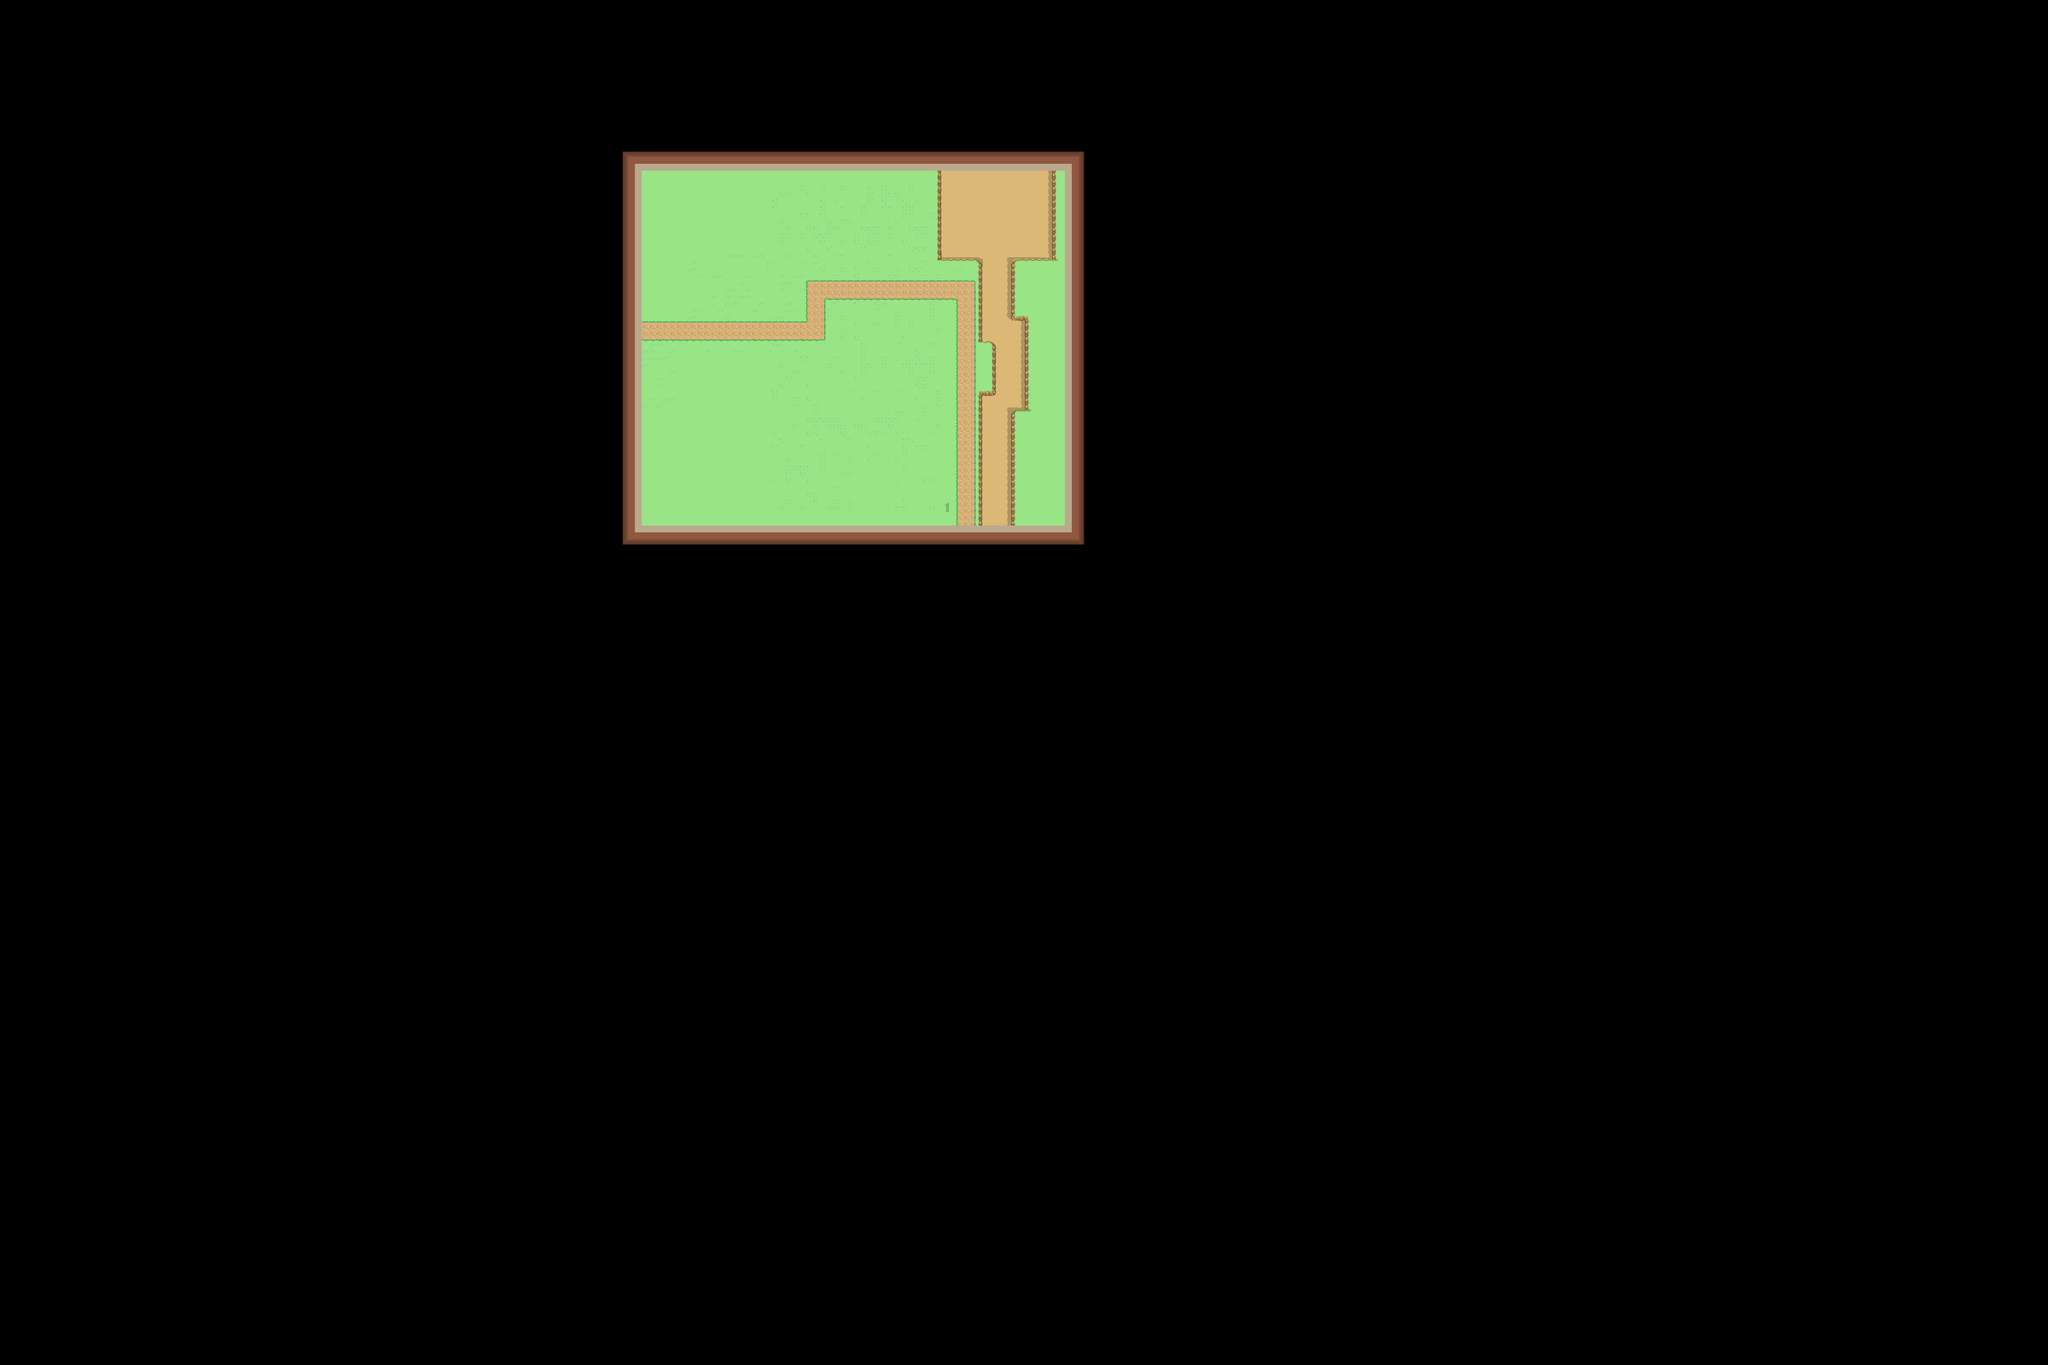

The image is a tile-based game level rendered from a .tmx file. Its description and source (layers, tilesets, objects; grid data summarised) follow:
An orthogonal 300x200 tile map with 16x16 px tiles, 8 tile layers (Riverbed, Groud, Flower, Ground fix, ...), 1 hidden layer not drawn, 10 tilesets and 212 objects.

<map version="1.10" tiledversion="1.10.2" orientation="orthogonal" renderorder="right-down" width="300" height="200" tilewidth="16" tileheight="16" infinite="0" nextlayerid="14" nextobjectid="923">
 <tileset firstgid="1" source="../Tilesets/Tileset_Ground.tsx" />
 <tileset firstgid="2521" source="../Tilesets/Tileset_Shadow.tsx" />
 <tileset firstgid="2581" source="../Tilesets/Tileset_Road.tsx" />
 <tileset firstgid="3589" source="../Tilesets/Tileset_Ground(Free).tsx" />
 <tileset firstgid="5935" source="../Tilesets/Tileset_RockSlopes.tsx" />
 <tileset firstgid="6243" source="../Tilesets/Object_Tree_With_Large_Colliders.tsx" />
 <tileset firstgid="6248" source="../Tilesets/Objects_Trees_New.tsx" />
 <tileset firstgid="6286" source="../Tilesets/Objects_Tree_Without_Colliders.tsx" />
 <tileset firstgid="6291" source="../Tilesets/Painting.tsx" />
 <tileset firstgid="6345" source="../Tilesets/Tileset_Water.tsx" />
 <layer id="12" name="Riverbed" width="300" height="200">
  <properties>
   <property name="unity:sortingLayer" value="Ground" />
  </properties>
  <data>[60000 cells, 568 non-empty, 1 distinct tile ids]</data>
 </layer>
 <layer id="11" name="Water" width="300" height="200" visible="0">
  <data>[60000 cells, 481 non-empty, 4 distinct tile ids]</data>
 </layer>
 <layer id="1" name="Groud" width="300" height="200">
  <properties>
   <property name="unity:sortingLayer" value="Ground" />
  </properties>
  <data>[60000 cells, 59625 non-empty, 18 distinct tile ids]</data>
 </layer>
 <layer id="2" name="Flower" width="300" height="200">
  <properties>
   <property name="unity:sortingLayer" value="Ground" />
  </properties>
  <data>[60000 cells, 0 non-empty, 0 distinct tile ids]</data>
 </layer>
 <layer id="3" name="Ground fix" width="300" height="200">
  <properties>
   <property name="unity:sortingLayer" value="Ground" />
  </properties>
  <data>[60000 cells, 61 non-empty, 4 distinct tile ids]</data>
 </layer>
 <layer id="5" name="Shadow" width="300" height="200">
  <properties>
   <property name="unity:sortingLayer" value="" />
  </properties>
  <data>[60000 cells, 169 non-empty, 9 distinct tile ids]</data>
 </layer>
 <layer id="6" name="Road" width="300" height="200">
  <properties>
   <property name="unity:sortingLayer" value="Roads" />
  </properties>
  <data>[60000 cells, 270 non-empty, 12 distinct tile ids]</data>
 </layer>
 <objectgroup id="10" name="Small nature">
  <object id="157" gid="6283" x="2295.5" y="827.5" width="16" height="16" />
  <object id="158" gid="6283" x="2179.5" y="571.5" width="16" height="16" />
  <object id="163" gid="6283" x="1784" y="938.667" width="16" height="16" />
  <object id="165" gid="6283" x="2376.5" y="1043.5" width="16" height="16" />
  <object id="166" gid="6283" x="2381.5" y="1121" width="16" height="16" />
  <object id="176" gid="6283" x="2302" y="912" width="16" height="16" />
  <object id="177" gid="6283" x="2410" y="803" width="16" height="16" />
  <object id="178" gid="6283" x="2449.5" y="633.5" width="16" height="16" />
  <object id="179" gid="6283" x="2425.5" y="731.5" width="16" height="16" />
  <object id="180" gid="6283" x="1938.5" y="723" width="16" height="16" />
  <object id="181" gid="6283" x="1868.5" y="724" width="16" height="16" />
  <object id="183" gid="6283" x="1854.5" y="750" width="16" height="16" />
  <object id="184" gid="6283" x="1826.5" y="838.5" width="16" height="16" />
  <object id="186" gid="6283" x="1687.05" y="754.227" width="16" height="16" />
  <object id="187" gid="6283" x="1689.36" y="815.136" width="16" height="16" />
  <object id="188" gid="6283" x="2087.5" y="793" width="16" height="16" />
  <object id="189" gid="6283" x="2069.5" y="650" width="16" height="16" />
 </objectgroup>
 <layer id="7" name="Rock Slopes old" width="300" height="200">
  <properties>
   <property name="unity:sortingLayer" value="Slopes" />
  </properties>
  <data>[60000 cells, 130 non-empty, 11 distinct tile ids]</data>
 </layer>
 <objectgroup draworder="index" id="13" name="Bushstone">
  <properties>
   <property name="unity:sortingLayerName" value="Entities" />
  </properties>
  <object id="219" gid="6285" x="2242.64" y="622.545" width="26" height="25" />
  <object id="218" gid="6281" x="2268.91" y="620.909" width="16" height="16" />
  <object id="220" gid="6280" x="2234" y="619.455" width="16" height="16" />
  <object id="221" gid="6277" x="2210.09" y="627.545" width="26" height="25" />
  <object id="213" gid="6279" x="1790" y="750.364" width="16" height="16" />
  <object id="214" gid="6281" x="1823.64" y="814.909" width="16" height="16" />
  <object id="215" gid="6281" x="2134.75" y="647.5" width="16" height="16" />
  <object id="216" gid="6282" x="1991.75" y="654.75" width="16" height="16" />
  <object id="217" gid="6281" x="2178" y="531.5" width="16" height="16" />
  <object id="223" gid="6279" x="2309.75" y="864.75" width="16" height="16" />
  <object id="224" gid="6281" x="2413.27" y="866.545" width="16" height="16" />
  <object id="225" gid="6279" x="2407.27" y="1042" width="16" height="16" />
  <object id="226" gid="6280" x="2378.73" y="1091.64" width="16" height="16" />
 </objectgroup>
 <objectgroup id="8" name="Objects">
  <properties>
   <property name="unity:sortingLayerName" value="Objects" />
  </properties>
  <object id="2" gid="6243" x="1592.5" y="730" width="80" height="90" />
  <object id="6" gid="6247" x="1616.83" y="886.833" width="79" height="90" />
  <object id="7" gid="6249" x="2253" y="652" width="32" height="32" />
  <object id="8" gid="6244" x="1694.17" y="886.667" width="80" height="90" />
  <object id="9" gid="6243" x="1658.25" y="733.75" width="80" height="90" />
  <object id="11" gid="6244" x="1780.5" y="751.5" width="80" height="90" />
  <object id="12" gid="6245" x="1811" y="708" width="86" height="97" />
  <object id="14" gid="6245" x="1929.17" y="660.167" width="86" height="97" />
  <object id="15" gid="6247" x="2001.33" y="657.833" width="79" height="90" />
  <object id="16" gid="6244" x="2073.17" y="657.833" width="80" height="90" />
  <object id="18" gid="6243" x="2146.17" y="654.833" width="80" height="90" />
  <object id="19" gid="6244" x="1873.5" y="657" width="80" height="90" />
  <object id="20" gid="6243" x="1756.5" y="889" width="80" height="90" />
  <object id="21" gid="6244" x="1831" y="884.5" width="80" height="90" />
  <object id="22" gid="6247" x="1898" y="884.5" width="79" height="90" />
  <object id="23" gid="6243" x="1933.5" y="823.5" width="80" height="90" />
  <object id="24" gid="6243" x="1973" y="791" width="80" height="90" />
  <object id="25" gid="6244" x="2032" y="786.5" width="80" height="90" />
  <object id="27" gid="6244" x="2159.5" y="789.5" width="80" height="90" />
  <object id="28" gid="6244" x="2167" y="852" width="80" height="90" />
  </objectgroup>
 <layer id="9" name="Edge" width="300" height="200">
  <data>[60000 cells, 720 non-empty, 10 distinct tile ids]</data>
 </layer>
</map>
<!-- 162 of 212 objects omitted -->
